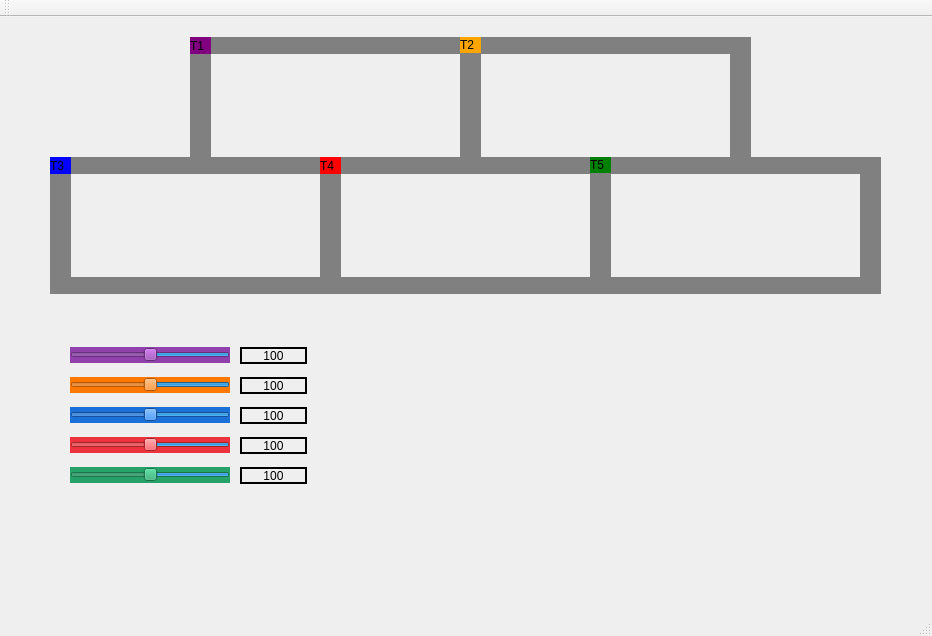
<?xml version="1.0" encoding="UTF-8"?>
<ui version="4.0">
 <class>MainWindow</class>
 <widget class="QMainWindow" name="MainWindow">
  <property name="geometry">
   <rect>
    <x>0</x>
    <y>0</y>
    <width>932</width>
    <height>636</height>
   </rect>
  </property>
  <property name="windowTitle">
   <string>MainWindow</string>
  </property>
  <widget class="QWidget" name="centralWidget">
   <widget class="QLabel" name="label_trem1">
    <property name="geometry">
     <rect>
      <x>190</x>
      <y>20</y>
      <width>21</width>
      <height>17</height>
     </rect>
    </property>
    <property name="palette">
     <palette>
      <active>
       <colorrole role="Button">
        <brush brushstyle="SolidPattern">
         <color alpha="255">
          <red>128</red>
          <green>0</green>
          <blue>128</blue>
         </color>
        </brush>
       </colorrole>
       <colorrole role="Base">
        <brush brushstyle="SolidPattern">
         <color alpha="255">
          <red>128</red>
          <green>0</green>
          <blue>128</blue>
         </color>
        </brush>
       </colorrole>
       <colorrole role="Window">
        <brush brushstyle="SolidPattern">
         <color alpha="255">
          <red>128</red>
          <green>0</green>
          <blue>128</blue>
         </color>
        </brush>
       </colorrole>
      </active>
      <inactive>
       <colorrole role="Button">
        <brush brushstyle="SolidPattern">
         <color alpha="255">
          <red>128</red>
          <green>0</green>
          <blue>128</blue>
         </color>
        </brush>
       </colorrole>
       <colorrole role="Base">
        <brush brushstyle="SolidPattern">
         <color alpha="255">
          <red>128</red>
          <green>0</green>
          <blue>128</blue>
         </color>
        </brush>
       </colorrole>
       <colorrole role="Window">
        <brush brushstyle="SolidPattern">
         <color alpha="255">
          <red>128</red>
          <green>0</green>
          <blue>128</blue>
         </color>
        </brush>
       </colorrole>
      </inactive>
      <disabled>
       <colorrole role="Button">
        <brush brushstyle="SolidPattern">
         <color alpha="255">
          <red>128</red>
          <green>0</green>
          <blue>128</blue>
         </color>
        </brush>
       </colorrole>
       <colorrole role="Base">
        <brush brushstyle="SolidPattern">
         <color alpha="255">
          <red>128</red>
          <green>0</green>
          <blue>128</blue>
         </color>
        </brush>
       </colorrole>
       <colorrole role="Window">
        <brush brushstyle="SolidPattern">
         <color alpha="255">
          <red>128</red>
          <green>0</green>
          <blue>128</blue>
         </color>
        </brush>
       </colorrole>
      </disabled>
     </palette>
    </property>
    <property name="styleSheet">
     <string notr="true">QLabel { background: purple}</string>
    </property>
    <property name="text">
     <string>T1</string>
    </property>
   </widget>
   <widget class="QLabel" name="label_trilho1">
    <property name="geometry">
     <rect>
      <x>210</x>
      <y>20</y>
      <width>250</width>
      <height>17</height>
     </rect>
    </property>
    <property name="styleSheet">
     <string notr="true">QLabel { background: grey}</string>
    </property>
    <property name="text">
     <string/>
    </property>
   </widget>
   <widget class="QLabel" name="label_trilho2">
    <property name="geometry">
     <rect>
      <x>210</x>
      <y>140</y>
      <width>250</width>
      <height>17</height>
     </rect>
    </property>
    <property name="styleSheet">
     <string notr="true">QLabel { background: grey}</string>
    </property>
    <property name="text">
     <string/>
    </property>
   </widget>
   <widget class="QLabel" name="label_trilho3">
    <property name="geometry">
     <rect>
      <x>460</x>
      <y>20</y>
      <width>21</width>
      <height>137</height>
     </rect>
    </property>
    <property name="styleSheet">
     <string notr="true">QLabel { background: grey}</string>
    </property>
    <property name="text">
     <string/>
    </property>
   </widget>
   <widget class="QLabel" name="label_trilho4">
    <property name="geometry">
     <rect>
      <x>190</x>
      <y>20</y>
      <width>21</width>
      <height>137</height>
     </rect>
    </property>
    <property name="styleSheet">
     <string notr="true">QLabel { background: grey}</string>
    </property>
    <property name="text">
     <string/>
    </property>
   </widget>
   <widget class="QLabel" name="label_trilho4_2">
    <property name="geometry">
     <rect>
      <x>730</x>
      <y>20</y>
      <width>21</width>
      <height>137</height>
     </rect>
    </property>
    <property name="styleSheet">
     <string notr="true">QLabel { background: grey}</string>
    </property>
    <property name="text">
     <string/>
    </property>
   </widget>
   <widget class="QLabel" name="label_trilho1_2">
    <property name="geometry">
     <rect>
      <x>480</x>
      <y>20</y>
      <width>250</width>
      <height>17</height>
     </rect>
    </property>
    <property name="styleSheet">
     <string notr="true">QLabel { background: grey}</string>
    </property>
    <property name="text">
     <string/>
    </property>
   </widget>
   <widget class="QLabel" name="label_trilho2_2">
    <property name="geometry">
     <rect>
      <x>480</x>
      <y>140</y>
      <width>250</width>
      <height>17</height>
     </rect>
    </property>
    <property name="styleSheet">
     <string notr="true">QLabel { background: grey}</string>
    </property>
    <property name="text">
     <string/>
    </property>
   </widget>
   <widget class="QLabel" name="label_trem2">
    <property name="geometry">
     <rect>
      <x>460</x>
      <y>20</y>
      <width>21</width>
      <height>16</height>
     </rect>
    </property>
    <property name="styleSheet">
     <string notr="true">QLabel { background: orange}</string>
    </property>
    <property name="text">
     <string>T2</string>
    </property>
   </widget>
   <widget class="QLabel" name="label_trem3">
    <property name="geometry">
     <rect>
      <x>50</x>
      <y>140</y>
      <width>21</width>
      <height>17</height>
     </rect>
    </property>
    <property name="styleSheet">
     <string notr="true">QLabel { background: blue}</string>
    </property>
    <property name="text">
     <string>T3</string>
    </property>
   </widget>
   <widget class="QLabel" name="label_trem5">
    <property name="geometry">
     <rect>
      <x>590</x>
      <y>140</y>
      <width>21</width>
      <height>16</height>
     </rect>
    </property>
    <property name="styleSheet">
     <string notr="true">QLabel { background: green}</string>
    </property>
    <property name="text">
     <string>T5</string>
    </property>
   </widget>
   <widget class="QLabel" name="label_trem4">
    <property name="geometry">
     <rect>
      <x>320</x>
      <y>140</y>
      <width>21</width>
      <height>17</height>
     </rect>
    </property>
    <property name="styleSheet">
     <string notr="true">QLabel { background: red}</string>
    </property>
    <property name="text">
     <string>T4</string>
    </property>
   </widget>
   <widget class="QLabel" name="label_trilho3_2">
    <property name="geometry">
     <rect>
      <x>590</x>
      <y>140</y>
      <width>21</width>
      <height>137</height>
     </rect>
    </property>
    <property name="styleSheet">
     <string notr="true">QLabel { background: grey}</string>
    </property>
    <property name="text">
     <string/>
    </property>
   </widget>
   <widget class="QLabel" name="label_trilho4_3">
    <property name="geometry">
     <rect>
      <x>320</x>
      <y>140</y>
      <width>21</width>
      <height>137</height>
     </rect>
    </property>
    <property name="styleSheet">
     <string notr="true">QLabel { background: grey}</string>
    </property>
    <property name="text">
     <string/>
    </property>
   </widget>
   <widget class="QLabel" name="label_trilho1_3">
    <property name="geometry">
     <rect>
      <x>340</x>
      <y>140</y>
      <width>250</width>
      <height>17</height>
     </rect>
    </property>
    <property name="styleSheet">
     <string notr="true">QLabel { background: grey}</string>
    </property>
    <property name="text">
     <string/>
    </property>
   </widget>
   <widget class="QLabel" name="label_trilho2_3">
    <property name="geometry">
     <rect>
      <x>340</x>
      <y>260</y>
      <width>250</width>
      <height>17</height>
     </rect>
    </property>
    <property name="styleSheet">
     <string notr="true">QLabel { background: grey}</string>
    </property>
    <property name="text">
     <string/>
    </property>
   </widget>
   <widget class="QLabel" name="label_trilho4_4">
    <property name="geometry">
     <rect>
      <x>50</x>
      <y>140</y>
      <width>21</width>
      <height>137</height>
     </rect>
    </property>
    <property name="styleSheet">
     <string notr="true">QLabel { background: grey}</string>
    </property>
    <property name="text">
     <string/>
    </property>
   </widget>
   <widget class="QLabel" name="label_trilho1_4">
    <property name="geometry">
     <rect>
      <x>70</x>
      <y>140</y>
      <width>250</width>
      <height>17</height>
     </rect>
    </property>
    <property name="styleSheet">
     <string notr="true">QLabel { background: grey}</string>
    </property>
    <property name="text">
     <string/>
    </property>
   </widget>
   <widget class="QLabel" name="label_trilho2_4">
    <property name="geometry">
     <rect>
      <x>70</x>
      <y>260</y>
      <width>250</width>
      <height>17</height>
     </rect>
    </property>
    <property name="styleSheet">
     <string notr="true">QLabel { background: grey}</string>
    </property>
    <property name="text">
     <string/>
    </property>
   </widget>
   <widget class="QLabel" name="label_trilho3_4">
    <property name="geometry">
     <rect>
      <x>860</x>
      <y>140</y>
      <width>21</width>
      <height>137</height>
     </rect>
    </property>
    <property name="styleSheet">
     <string notr="true">QLabel { background: grey}</string>
    </property>
    <property name="text">
     <string/>
    </property>
   </widget>
   <widget class="QLabel" name="label_trilho1_5">
    <property name="geometry">
     <rect>
      <x>610</x>
      <y>140</y>
      <width>250</width>
      <height>17</height>
     </rect>
    </property>
    <property name="styleSheet">
     <string notr="true">QLabel { background: grey}</string>
    </property>
    <property name="text">
     <string/>
    </property>
   </widget>
   <widget class="QLabel" name="label_trilho2_5">
    <property name="geometry">
     <rect>
      <x>610</x>
      <y>260</y>
      <width>250</width>
      <height>17</height>
     </rect>
    </property>
    <property name="styleSheet">
     <string notr="true">QLabel { background: grey}</string>
    </property>
    <property name="text">
     <string/>
    </property>
   </widget>
   <widget class="QSlider" name="horizontalSlider_1">
    <property name="geometry">
     <rect>
      <x>70</x>
      <y>330</y>
      <width>160</width>
      <height>16</height>
     </rect>
    </property>
    <property name="styleSheet">
     <string notr="true">background-color: rgb(145, 65, 172);</string>
    </property>
    <property name="minimum">
     <number>0</number>
    </property>
    <property name="maximum">
     <number>200</number>
    </property>
    <property name="value">
     <number>100</number>
    </property>
    <property name="sliderPosition">
     <number>100</number>
    </property>
    <property name="orientation">
     <enum>Qt::Horizontal</enum>
    </property>
    <property name="invertedAppearance">
     <bool>true</bool>
    </property>
    <property name="invertedControls">
     <bool>false</bool>
    </property>
   </widget>
   <widget class="QSlider" name="horizontalSlider_2">
    <property name="geometry">
     <rect>
      <x>70</x>
      <y>360</y>
      <width>160</width>
      <height>16</height>
     </rect>
    </property>
    <property name="styleSheet">
     <string notr="true">background-color: rgb(255, 120, 0);</string>
    </property>
    <property name="maximum">
     <number>200</number>
    </property>
    <property name="value">
     <number>100</number>
    </property>
    <property name="orientation">
     <enum>Qt::Horizontal</enum>
    </property>
    <property name="invertedAppearance">
     <bool>true</bool>
    </property>
   </widget>
   <widget class="QSlider" name="horizontalSlider_3">
    <property name="geometry">
     <rect>
      <x>70</x>
      <y>390</y>
      <width>160</width>
      <height>16</height>
     </rect>
    </property>
    <property name="styleSheet">
     <string notr="true">background-color: rgb(28, 113, 216);</string>
    </property>
    <property name="maximum">
     <number>200</number>
    </property>
    <property name="value">
     <number>100</number>
    </property>
    <property name="orientation">
     <enum>Qt::Horizontal</enum>
    </property>
    <property name="invertedAppearance">
     <bool>true</bool>
    </property>
   </widget>
   <widget class="QSlider" name="horizontalSlider_4">
    <property name="geometry">
     <rect>
      <x>70</x>
      <y>420</y>
      <width>160</width>
      <height>16</height>
     </rect>
    </property>
    <property name="styleSheet">
     <string notr="true">background-color: rgb(237, 51, 59);</string>
    </property>
    <property name="maximum">
     <number>200</number>
    </property>
    <property name="value">
     <number>100</number>
    </property>
    <property name="orientation">
     <enum>Qt::Horizontal</enum>
    </property>
    <property name="invertedAppearance">
     <bool>true</bool>
    </property>
   </widget>
   <widget class="QSlider" name="horizontalSlider_5">
    <property name="geometry">
     <rect>
      <x>70</x>
      <y>450</y>
      <width>160</width>
      <height>16</height>
     </rect>
    </property>
    <property name="layoutDirection">
     <enum>Qt::LeftToRight</enum>
    </property>
    <property name="styleSheet">
     <string notr="true">background-color: rgb(38, 162, 105);</string>
    </property>
    <property name="maximum">
     <number>200</number>
    </property>
    <property name="value">
     <number>100</number>
    </property>
    <property name="orientation">
     <enum>Qt::Horizontal</enum>
    </property>
    <property name="invertedAppearance">
     <bool>true</bool>
    </property>
   </widget>
   <widget class="QLabel" name="vT1">
    <property name="geometry">
     <rect>
      <x>240</x>
      <y>330</y>
      <width>67</width>
      <height>17</height>
     </rect>
    </property>
    <property name="frameShape">
     <enum>QFrame::Box</enum>
    </property>
    <property name="lineWidth">
     <number>2</number>
    </property>
    <property name="text">
     <string>100</string>
    </property>
    <property name="alignment">
     <set>Qt::AlignCenter</set>
    </property>
   </widget>
   <widget class="QLabel" name="vT2">
    <property name="geometry">
     <rect>
      <x>240</x>
      <y>360</y>
      <width>67</width>
      <height>17</height>
     </rect>
    </property>
    <property name="frameShape">
     <enum>QFrame::Box</enum>
    </property>
    <property name="lineWidth">
     <number>2</number>
    </property>
    <property name="text">
     <string>100</string>
    </property>
    <property name="alignment">
     <set>Qt::AlignCenter</set>
    </property>
   </widget>
   <widget class="QLabel" name="vT3">
    <property name="geometry">
     <rect>
      <x>240</x>
      <y>390</y>
      <width>67</width>
      <height>17</height>
     </rect>
    </property>
    <property name="frameShape">
     <enum>QFrame::Box</enum>
    </property>
    <property name="lineWidth">
     <number>2</number>
    </property>
    <property name="text">
     <string>100</string>
    </property>
    <property name="alignment">
     <set>Qt::AlignCenter</set>
    </property>
   </widget>
   <widget class="QLabel" name="vT4">
    <property name="geometry">
     <rect>
      <x>240</x>
      <y>420</y>
      <width>67</width>
      <height>17</height>
     </rect>
    </property>
    <property name="frameShape">
     <enum>QFrame::Box</enum>
    </property>
    <property name="frameShadow">
     <enum>QFrame::Plain</enum>
    </property>
    <property name="lineWidth">
     <number>2</number>
    </property>
    <property name="text">
     <string>100</string>
    </property>
    <property name="alignment">
     <set>Qt::AlignCenter</set>
    </property>
   </widget>
   <widget class="QLabel" name="vT5">
    <property name="geometry">
     <rect>
      <x>240</x>
      <y>450</y>
      <width>67</width>
      <height>17</height>
     </rect>
    </property>
    <property name="frameShape">
     <enum>QFrame::Box</enum>
    </property>
    <property name="frameShadow">
     <enum>QFrame::Plain</enum>
    </property>
    <property name="lineWidth">
     <number>2</number>
    </property>
    <property name="text">
     <string>100</string>
    </property>
    <property name="alignment">
     <set>Qt::AlignCenter</set>
    </property>
   </widget>
   <zorder>label_trilho3_4</zorder>
   <zorder>label_trilho4_2</zorder>
   <zorder>label_trilho1_5</zorder>
   <zorder>label_trilho2_5</zorder>
   <zorder>label_trilho2_2</zorder>
   <zorder>label_trilho4_4</zorder>
   <zorder>label_trilho1_4</zorder>
   <zorder>label_trilho2_4</zorder>
   <zorder>label_trilho4_3</zorder>
   <zorder>label_trilho2</zorder>
   <zorder>label_trilho1_3</zorder>
   <zorder>label_trilho4</zorder>
   <zorder>label_trilho2_3</zorder>
   <zorder>label_trilho3_2</zorder>
   <zorder>label_trilho1</zorder>
   <zorder>label_trilho3</zorder>
   <zorder>label_trem1</zorder>
   <zorder>label_trilho1_2</zorder>
   <zorder>label_trem2</zorder>
   <zorder>label_trem3</zorder>
   <zorder>label_trem5</zorder>
   <zorder>label_trem4</zorder>
   <zorder>horizontalSlider_1</zorder>
   <zorder>horizontalSlider_2</zorder>
   <zorder>horizontalSlider_3</zorder>
   <zorder>horizontalSlider_4</zorder>
   <zorder>horizontalSlider_5</zorder>
   <zorder>vT1</zorder>
   <zorder>vT2</zorder>
   <zorder>vT3</zorder>
   <zorder>vT4</zorder>
   <zorder>vT5</zorder>
  </widget>
  <widget class="QMenuBar" name="menuBar">
   <property name="geometry">
    <rect>
     <x>0</x>
     <y>0</y>
     <width>932</width>
     <height>22</height>
    </rect>
   </property>
  </widget>
  <widget class="QToolBar" name="mainToolBar">
   <attribute name="toolBarArea">
    <enum>TopToolBarArea</enum>
   </attribute>
   <attribute name="toolBarBreak">
    <bool>false</bool>
   </attribute>
  </widget>
  <widget class="QStatusBar" name="statusBar"/>
 </widget>
 <layoutdefault spacing="6" margin="11"/>
 <resources/>
 <connections/>
</ui>
